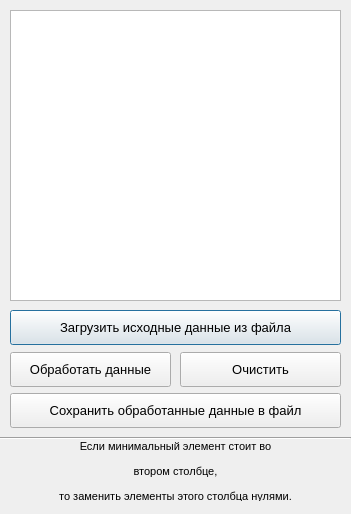
<?xml version="1.0" encoding="UTF-8"?>
<ui version="4.0">
 <class>Dialog</class>
 <widget class="QDialog" name="Dialog">
  <property name="geometry">
   <rect>
    <x>0</x>
    <y>0</y>
    <width>351</width>
    <height>514</height>
   </rect>
  </property>
  <property name="minimumSize">
   <size>
    <width>351</width>
    <height>514</height>
   </size>
  </property>
  <property name="maximumSize">
   <size>
    <width>351</width>
    <height>514</height>
   </size>
  </property>
  <property name="windowTitle">
   <string>Dialog</string>
  </property>
  <widget class="QPlainTextEdit" name="plainTextEdit">
   <property name="geometry">
    <rect>
     <x>10</x>
     <y>10</y>
     <width>331</width>
     <height>291</height>
    </rect>
   </property>
   <property name="font">
    <font>
     <family>Courier</family>
     <pointsize>10</pointsize>
    </font>
   </property>
  </widget>
  <widget class="QPushButton" name="btn_upload_data">
   <property name="geometry">
    <rect>
     <x>10</x>
     <y>310</y>
     <width>331</width>
     <height>35</height>
    </rect>
   </property>
   <property name="font">
    <font>
     <family>Segoe UI</family>
     <pointsize>10</pointsize>
    </font>
   </property>
   <property name="text">
    <string>Загрузить исходные данные из файла</string>
   </property>
  </widget>
  <widget class="QPushButton" name="btn_process_data">
   <property name="geometry">
    <rect>
     <x>10</x>
     <y>352</y>
     <width>161</width>
     <height>35</height>
    </rect>
   </property>
   <property name="font">
    <font>
     <family>Segoe UI</family>
     <pointsize>10</pointsize>
    </font>
   </property>
   <property name="text">
    <string>Обработать данные</string>
   </property>
  </widget>
  <widget class="QPushButton" name="btn_clear">
   <property name="geometry">
    <rect>
     <x>180</x>
     <y>352</y>
     <width>161</width>
     <height>35</height>
    </rect>
   </property>
   <property name="font">
    <font>
     <family>Segoe UI</family>
     <pointsize>10</pointsize>
    </font>
   </property>
   <property name="text">
    <string>Очистить</string>
   </property>
  </widget>
  <widget class="QPushButton" name="btn_save_data">
   <property name="geometry">
    <rect>
     <x>10</x>
     <y>393</y>
     <width>331</width>
     <height>35</height>
    </rect>
   </property>
   <property name="font">
    <font>
     <family>Segoe UI</family>
     <pointsize>10</pointsize>
    </font>
   </property>
   <property name="text">
    <string>Сохранить обработанные данные в файл</string>
   </property>
  </widget>
  <widget class="QLabel" name="label_task_1">
   <property name="geometry">
    <rect>
     <x>10</x>
     <y>440</y>
     <width>331</width>
     <height>61</height>
    </rect>
   </property>
   <property name="font">
    <font>
     <family>Segoe UI</family>
     <pointsize>10</pointsize>
    </font>
   </property>
   <property name="autoFillBackground">
    <bool>false</bool>
   </property>
   <property name="text">
    <string>&lt;!DOCTYPE HTML PUBLIC &quot;-//W3C//DTD HTML 4.0//EN&quot; &quot;http://www.w3.org/TR/REC-html40/strict.dtd&quot;&gt;
&lt;html&gt;&lt;head&gt;&lt;meta name=&quot;qrichtext&quot; content=&quot;1&quot; /&gt;&lt;style type=&quot;text/css&quot;&gt;
p, li { white-space: pre-wrap; }
&lt;/style&gt;&lt;/head&gt;&lt;body style=&quot; font-family:'Segoe UI'; font-size:10pt; font-weight:400; font-style:normal;&quot;&gt;
&lt;p align=&quot;center&quot; style=&quot; margin-top:12px; margin-bottom:12px; margin-left:0px; margin-right:0px; -qt-block-indent:0; text-indent:0px;&quot;&gt;&lt;span style=&quot; font-family:'MS Shell Dlg 2'; font-size:8pt;&quot;&gt;Если минимальный элемент стоит во&lt;/span&gt;&lt;/p&gt;
&lt;p align=&quot;center&quot; style=&quot; margin-top:12px; margin-bottom:12px; margin-left:0px; margin-right:0px; -qt-block-indent:0; text-indent:0px;&quot;&gt;&lt;span style=&quot; font-family:'MS Shell Dlg 2'; font-size:8pt;&quot;&gt;втором столбце,&lt;/span&gt;&lt;/p&gt;
&lt;p align=&quot;center&quot; style=&quot; margin-top:12px; margin-bottom:12px; margin-left:0px; margin-right:0px; -qt-block-indent:0; text-indent:0px;&quot;&gt;&lt;span style=&quot; font-family:'MS Shell Dlg 2'; font-size:8pt;&quot;&gt;то заменить элементы этого столбца нулями.&lt;/span&gt;&lt;/p&gt;&lt;/body&gt;&lt;/html&gt;</string>
   </property>
   <property name="textFormat">
    <enum>Qt::AutoText</enum>
   </property>
   <property name="alignment">
    <set>Qt::AlignLeading|Qt::AlignLeft|Qt::AlignVCenter</set>
   </property>
  </widget>
  <widget class="Line" name="line">
   <property name="geometry">
    <rect>
     <x>0</x>
     <y>430</y>
     <width>351</width>
     <height>16</height>
    </rect>
   </property>
   <property name="orientation">
    <enum>Qt::Horizontal</enum>
   </property>
  </widget>
 </widget>
 <resources/>
 <connections/>
</ui>
